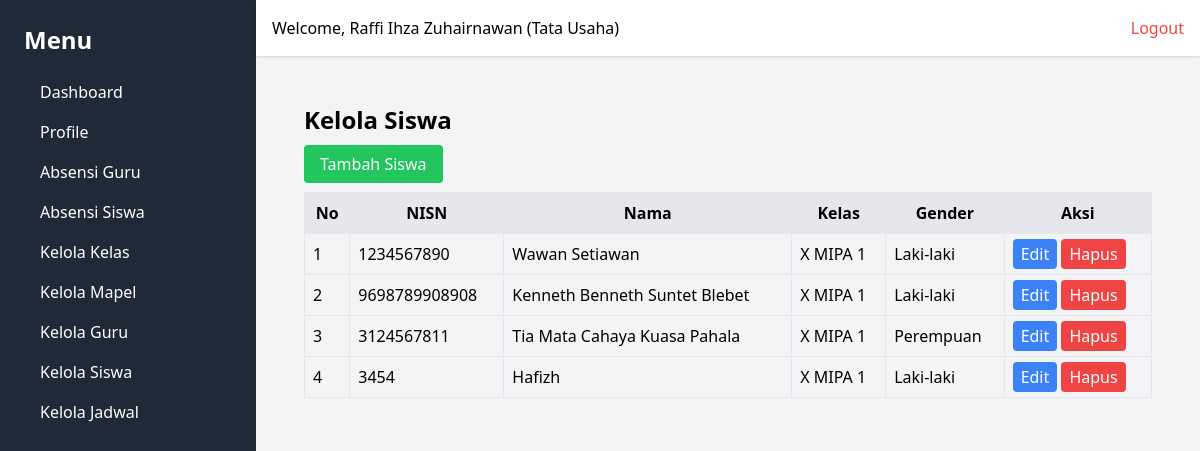
/siswa/ (signed in), run on an earlier commit of the app's database.
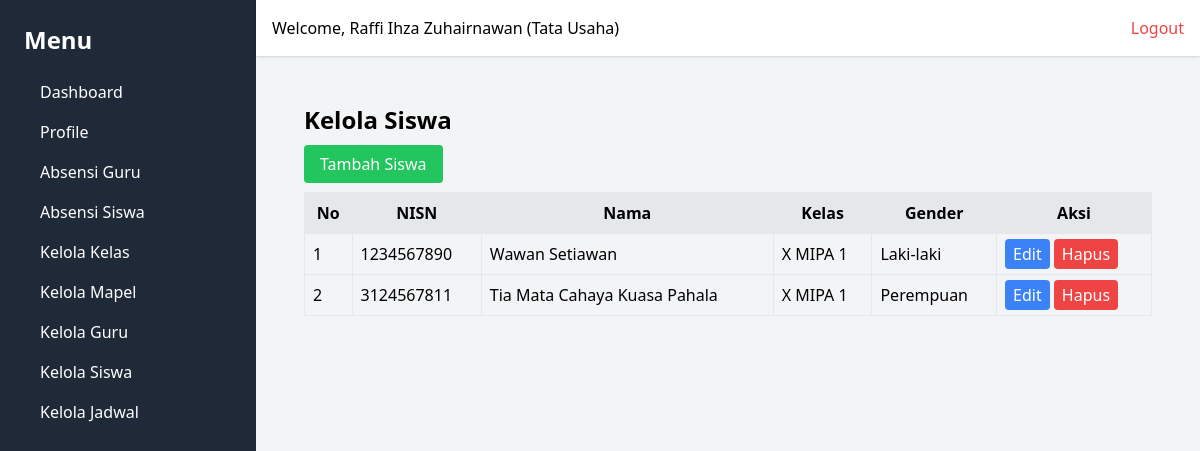
And on a later commit of the database.
### webabsensi/models.py (models this page shows, shortened)
class Student(models.Model):
    GENDER_CHOICES = [
        ('L', 'Laki-laki'),
        ('P', 'Perempuan'),
    ]
    nisn = models.CharField(max_length=20, unique=True)
    id_kelas = models.ForeignKey(Class, on_delete=models.CASCADE)
    nama = models.CharField(max_length=50)
    gender = models.CharField(max_length=1, choices=GENDER_CHOICES)
    created_at = models.DateTimeField(auto_now_add=True)
    updated_at = models.DateTimeField(auto_now=True)

class Class(models.Model):
    nama_kelas = models.CharField(max_length=50, unique=True)
    created_at = models.DateTimeField(auto_now_add=True)
    updated_at = models.DateTimeField(auto_now=True)

### webabsensi/views.py (the view)
        def wrapper(request, *args, **kwargs):
            user_id = request.session.get('user_id')
            if not user_id:
                messages.error(request, 'Anda harus login terlebih dahulu.')
                return redirect('login')
            user = User.objects.get(id=request.session['user_id'])
            if user.role not in allowed_roles:
                return render(request, '403.html', {'message': 'Anda tidak memiliki izin untuk mengakses halaman ini.'})
            request.user = user  # Tambahkan user ke request agar dapat digunakan di template
            return view_func(request, *args, **kwargs)

### webabsensi/views.py (called while the page is built)
def role_required(allowed_roles):
    def decorator(view_func):
        def wrapper(request, *args, **kwargs):
            user_id = request.session.get('user_id')
            if not user_id:
                messages.error(request, 'Anda harus login terlebih dahulu.')
                return redirect('login')
            user = User.objects.get(id=request.session['user_id'])
            if user.role not in allowed_roles:
                return render(request, '403.html', {'message': 'Anda tidak memiliki izin untuk mengakses halaman ini.'})
            request.user = user  # Tambahkan user ke request agar dapat digunakan di template
            return view_func(request, *args, **kwargs)
        return wrapper
    return decorator

@role_required(['Tata Usaha', 'Kepala Sekolah'])
def manage_students(request):
    students = Student.objects.select_related('id_kelas').all()
    context = {'students': students}
    return render(request, 'students/manage_students.html', context)

### webabsensi/templates/students/manage_students.html
{% extends 'base.html' %}
{% block content %}
<div class="p-6">
    <h1 class="text-2xl font-bold mb-4">Kelola Siswa</h1>
    <a href="{% url 'add_student' %}" class="bg-green-500 text-white px-4 py-2 rounded">Tambah Siswa</a>
    <table class="w-full mt-4 border">
        <thead class="bg-gray-200">
            <tr>
                <th class="p-2 border">No</th>
                <th class="p-2 border">NISN</th>
                <th class="p-2 border">Nama</th>
                <th class="p-2 border">Kelas</th>
                <th class="p-2 border">Gender</th>
                <th class="p-2 border">Aksi</th>
            </tr>
        </thead>
        <tbody>
            {% for student in students %}
            <tr>
                <td class="p-2 border">{{ forloop.counter }}</td>
                <td class="p-2 border">{{ student.nisn }}</td>
                <td class="p-2 border">{{ student.nama }}</td>
                <td class="p-2 border">{{ student.id_kelas.nama_kelas }}</td>
                <td class="p-2 border">{{ student.get_gender_display }}</td>
                <td class="p-2 border">
                    <a href="{% url 'edit_student' student.id %}" class="bg-blue-500 text-white px-2 py-1 rounded">Edit</a>
                    <a href="{% url 'delete_student' student.id %}" class="bg-red-500 text-white px-2 py-1 rounded" onclick="return confirm('Yakin ingin menghapus siswa ini? Semua data yang terkait siswa ini akan dihapus, seperti absensi dll')">Hapus</a>
                </td>
            </tr>
            {% endfor %}
        </tbody>
    </table>
</div>
{% endblock %}

What changed in the data, as far as the page shows it:
removed Student: nisn "9698789908908", nama "Kenneth Benneth Suntet Blebet", id_kelas.nama_kelas "X MIPA 1", gender "Laki-laki"
removed Student: nisn "3454", nama "Hafizh", id_kelas.nama_kelas "X MIPA 1", gender "Laki-laki"
